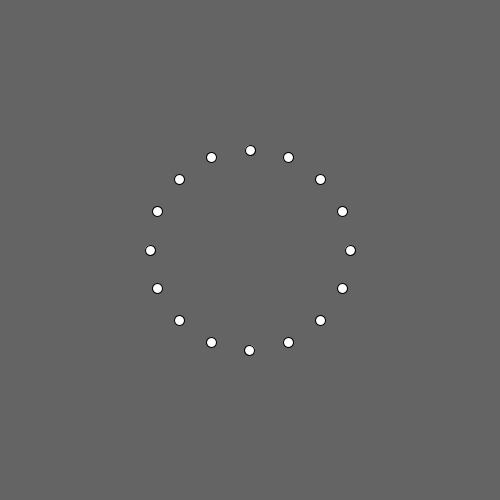
Frame 1 (no input)
Frame 60 (the mouse pressed at the canvas centre just before this capture): identical to frame 1, image omitted
Frame 120 (the mouse held since frame 60 and released just before this capture): identical to frame 1, image omitted

The Processing sketch that drew this single still picture (run headless with seeded random() and noise(); from frame 60 on, the mouse is pressed at the canvas centre):

// Processing sketch: sketch_141122c
// ── sketch_141122c.pde
void setup(){
 size(500,500); 
}
void draw(){
  background(100);
  translate(width/2,height/2);
  for(float theta = 0; theta < 2*PI;theta += PI/8){
   ellipse(100*cos(theta),100*sin(theta),10,10); 
  }
}
